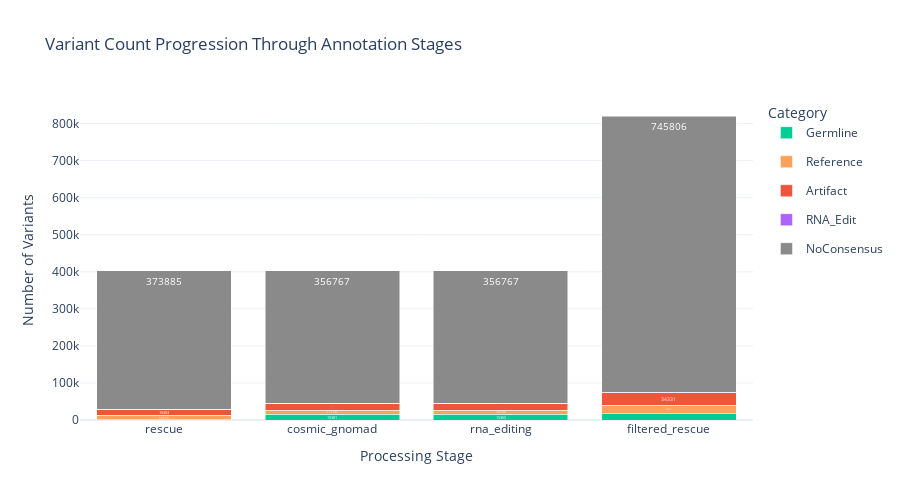

The code cell stored with this chart in its notebook:
### Markdown cell above
### Plot 5: Annotation Progression (NEW)

Shows variant count and category changes through annotation pipeline stages.

### Code cell
try:
    visualizer.plot_annotation_progression()
except Exception as e:
    print(f"Note: Annotation progression plot not available: {e}")

### Figure 1 — Plotly figure (JSON) as saved in the notebook; plotly's stock layout.template omitted (floating-point values rounded to 4 significant figures)
{"data": [{"hovertemplate": "<b>%{x}</b><br>Germline: %{y}<extra></extra>", "legendgroup": "Germline", "marker": {"color": "#00CC96"}, "name": "Germline", "showlegend": true, "text": ["1058", "15381", "15365", "16504"], "textfont": {"color": "white", "size": 10}, "textposition": "inside", "type": "bar", "x": ["rescue", "cosmic_gnomad", "rna_editing", "filtered_rescue"], "y": [1058, 15381, 15365, 16504]}, {"hovertemplate": "<b>%{x}</b><br>Reference: %{y}<extra></extra>", "legendgroup": "Reference", "marker": {"color": "#FFA15A"}, "name": "Reference", "showlegend": true, "text": ["12115", "11158", "10748", "22937"], "textfont": {"color": "white", "size": 10}, "textposition": "inside", "type": "bar", "x": ["rescue", "cosmic_gnomad", "rna_editing", "filtered_rescue"], "y": [12115, 11158, 10748, 22937]}, {"hovertemplate": "<b>%{x}</b><br>Artifact: %{y}<extra></extra>", "legendgroup": "Artifact", "marker": {"color": "#EF553B"}, "name": "Artifact", "showlegend": true, "text": ["15453", "19204", "18718", "34331"], "textfont": {"color": "white", "size": 10}, "textposition": "inside", "type": "bar", "x": ["rescue", "cosmic_gnomad", "rna_editing", "filtered_rescue"], "y": [15453, 19204, 18718, 34331]}, {"hovertemplate": "<b>%{x}</b><br>RNA_Edit: %{y}<extra></extra>", "legendgroup": "RNA_Edit", "marker": {"color": "#AB63FA"}, "name": "RNA_Edit", "showlegend": true, "text": ["0", "0", "912", "912"], "textfont": {"color": "white", "size": 10}, "textposition": "inside", "type": "bar", "x": ["rescue", "cosmic_gnomad", "rna_editing", "filtered_rescue"], "y": [0, 0, 912, 912]}, {"hovertemplate": "<b>%{x}</b><br>NoConsensus: %{y}<extra></extra>", "legendgroup": "NoConsensus", "marker": {"color": "#8A8A8A"}, "name": "NoConsensus", "showlegend": true, "text": ["373885", "356767", "356767", "745806"], "textfont": {"color": "white", "size": 10}, "textposition": "inside", "type": "bar", "x": ["rescue", "cosmic_gnomad", "rna_editing", "filtered_rescue"], "y": [373885, 356767, 356767, 745806]}], "layout": {"barmode": "stack", "height": 500, "legend": {"orientation": "v", "title": {"text": "Category"}, "x": 1.02, "xanchor": "left", "y": 1, "yanchor": "top"}, "showlegend": true, "title": {"text": "Variant Count Progression Through Annotation Stages"}, "xaxis": {"title": {"text": "Processing Stage"}}, "yaxis": {"title": {"text": "Number of Variants"}}}}
